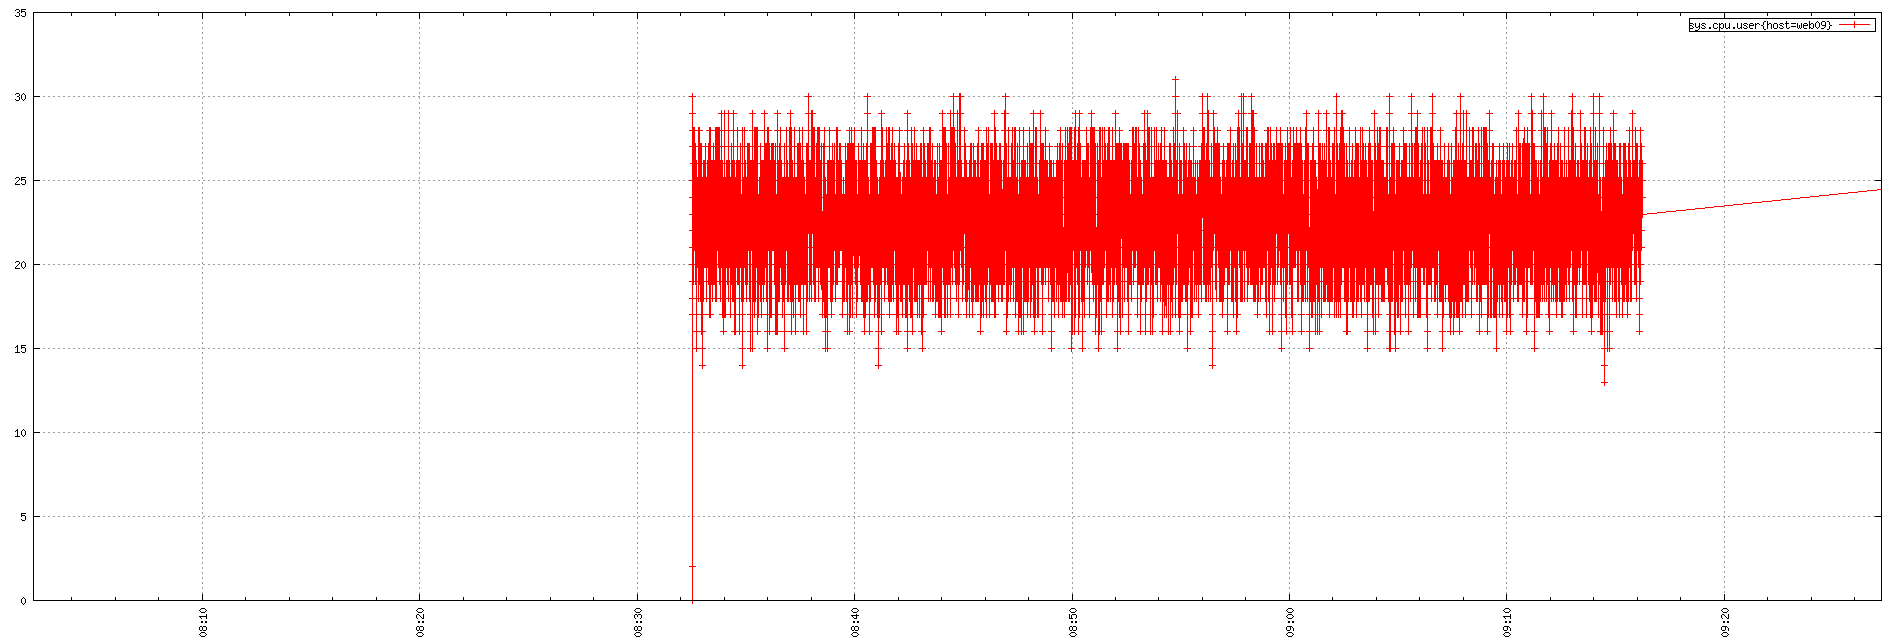

gnuplot code for this plot:
set term png small size 1900,644
set xdata time
set timefmt "%s"
if (GPVAL_VERSION < 4.6) set xtics rotate; else set xtics rotate right
set output "${TMPDIR-'tmp'}/tsd/46ab0ffc.png"
set xrange ["1673769734":"1673774834"]
set format x "%H:%M"
set grid
set style data linespoint
set key right box
set yrange [0:]
plot  "${TMPDIR-'tmp'}/tsd/46ab0ffc_0.dat" using 1:2 title "sys.cpu.user{host=web09}"
